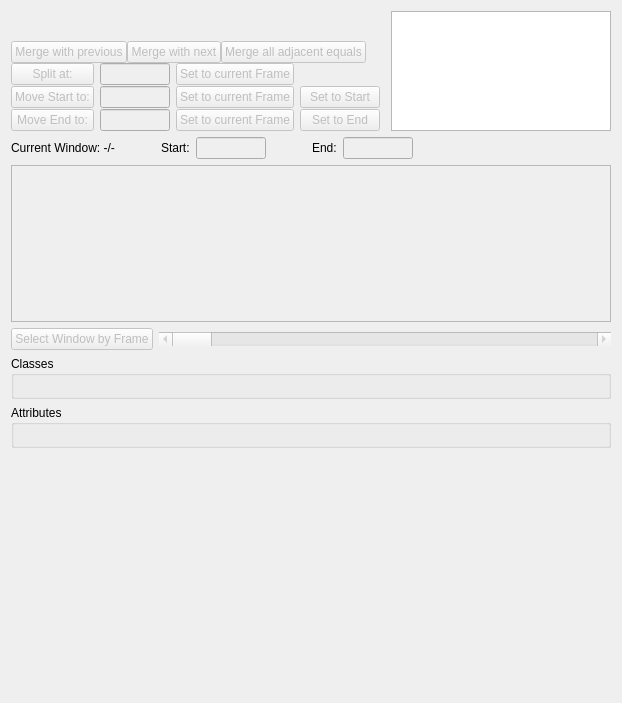
<?xml version="1.0" encoding="UTF-8"?>
<ui version="4.0">
 <class>LabelCorrectionMode</class>
 <widget class="QWidget" name="LabelCorrectionMode">
  <property name="geometry">
   <rect>
    <x>0</x>
    <y>0</y>
    <width>618</width>
    <height>703</height>
   </rect>
  </property>
  <property name="windowTitle">
   <string>Label Correction Mode</string>
  </property>
  <layout class="QVBoxLayout" name="verticalLayout">
   <item>
    <layout class="QGridLayout" name="gridLayout_5">
     <property name="verticalSpacing">
      <number>0</number>
     </property>
     <item row="2" column="0">
      <layout class="QHBoxLayout" name="horizontalLayout_12">
       <item>
        <widget class="QPushButton" name="lc_merge_previous_button">
         <property name="enabled">
          <bool>false</bool>
         </property>
         <property name="text">
          <string>Merge with previous</string>
         </property>
        </widget>
       </item>
       <item>
        <widget class="QPushButton" name="lc_merge_next_button">
         <property name="enabled">
          <bool>false</bool>
         </property>
         <property name="text">
          <string>Merge with next</string>
         </property>
        </widget>
       </item>
       <item>
        <widget class="QPushButton" name="lc_merge_all_button">
         <property name="enabled">
          <bool>false</bool>
         </property>
         <property name="text">
          <string>Merge all adjacent equals</string>
         </property>
        </widget>
       </item>
       <item>
        <spacer name="horizontalSpacer_9">
         <property name="orientation">
          <enum>Qt::Horizontal</enum>
         </property>
         <property name="sizeType">
          <enum>QSizePolicy::MinimumExpanding</enum>
         </property>
         <property name="sizeHint" stdset="0">
          <size>
           <width>5</width>
           <height>20</height>
          </size>
         </property>
        </spacer>
       </item>
      </layout>
     </item>
     <item row="3" column="0">
      <layout class="QGridLayout" name="gridLayout_6">
       <property name="topMargin">
        <number>0</number>
       </property>
       <property name="bottomMargin">
        <number>0</number>
       </property>
       <property name="horizontalSpacing">
        <number>6</number>
       </property>
       <property name="verticalSpacing">
        <number>1</number>
       </property>
       <item row="0" column="0">
        <widget class="QPushButton" name="lc_split_at_button">
         <property name="enabled">
          <bool>false</bool>
         </property>
         <property name="text">
          <string>Split at:</string>
         </property>
        </widget>
       </item>
       <item row="1" column="3">
        <widget class="QPushButton" name="lc_set_start_button">
         <property name="enabled">
          <bool>false</bool>
         </property>
         <property name="text">
          <string>Set to Start</string>
         </property>
        </widget>
       </item>
       <item row="1" column="1">
        <widget class="QLineEdit" name="lc_move_start_lineEdit">
         <property name="enabled">
          <bool>false</bool>
         </property>
         <property name="sizePolicy">
          <sizepolicy hsizetype="Minimum" vsizetype="Fixed">
           <horstretch>0</horstretch>
           <verstretch>0</verstretch>
          </sizepolicy>
         </property>
         <property name="minimumSize">
          <size>
           <width>70</width>
           <height>0</height>
          </size>
         </property>
         <property name="maximumSize">
          <size>
           <width>70</width>
           <height>16777215</height>
          </size>
         </property>
        </widget>
       </item>
       <item row="0" column="2">
        <widget class="QPushButton" name="lc_set_frame_split_button">
         <property name="enabled">
          <bool>false</bool>
         </property>
         <property name="text">
          <string>Set to current Frame</string>
         </property>
        </widget>
       </item>
       <item row="1" column="2">
        <widget class="QPushButton" name="lc_set_frame_start_button">
         <property name="enabled">
          <bool>false</bool>
         </property>
         <property name="text">
          <string>Set to current Frame</string>
         </property>
        </widget>
       </item>
       <item row="2" column="0">
        <widget class="QPushButton" name="lc_move_end_button">
         <property name="enabled">
          <bool>false</bool>
         </property>
         <property name="text">
          <string>Move End to:</string>
         </property>
        </widget>
       </item>
       <item row="1" column="0">
        <widget class="QPushButton" name="lc_move_start_button">
         <property name="enabled">
          <bool>false</bool>
         </property>
         <property name="text">
          <string>Move Start to:</string>
         </property>
        </widget>
       </item>
       <item row="2" column="1">
        <widget class="QLineEdit" name="lc_move_end_lineEdit">
         <property name="enabled">
          <bool>false</bool>
         </property>
         <property name="sizePolicy">
          <sizepolicy hsizetype="Minimum" vsizetype="Fixed">
           <horstretch>0</horstretch>
           <verstretch>0</verstretch>
          </sizepolicy>
         </property>
         <property name="minimumSize">
          <size>
           <width>70</width>
           <height>0</height>
          </size>
         </property>
         <property name="maximumSize">
          <size>
           <width>70</width>
           <height>16777215</height>
          </size>
         </property>
        </widget>
       </item>
       <item row="2" column="3">
        <widget class="QPushButton" name="lc_set_end_button">
         <property name="enabled">
          <bool>false</bool>
         </property>
         <property name="text">
          <string>Set to End</string>
         </property>
        </widget>
       </item>
       <item row="2" column="2">
        <widget class="QPushButton" name="lc_set_frame_end_button">
         <property name="enabled">
          <bool>false</bool>
         </property>
         <property name="text">
          <string>Set to current Frame</string>
         </property>
        </widget>
       </item>
       <item row="0" column="1">
        <widget class="QLineEdit" name="lc_split_at_lineEdit">
         <property name="enabled">
          <bool>false</bool>
         </property>
         <property name="sizePolicy">
          <sizepolicy hsizetype="Minimum" vsizetype="Fixed">
           <horstretch>0</horstretch>
           <verstretch>0</verstretch>
          </sizepolicy>
         </property>
         <property name="minimumSize">
          <size>
           <width>70</width>
           <height>0</height>
          </size>
         </property>
         <property name="maximumSize">
          <size>
           <width>70</width>
           <height>16777215</height>
          </size>
         </property>
        </widget>
       </item>
       <item row="1" column="4">
        <spacer name="horizontalSpacer_13">
         <property name="orientation">
          <enum>Qt::Horizontal</enum>
         </property>
         <property name="sizeType">
          <enum>QSizePolicy::MinimumExpanding</enum>
         </property>
         <property name="sizeHint" stdset="0">
          <size>
           <width>5</width>
           <height>20</height>
          </size>
         </property>
        </spacer>
       </item>
      </layout>
     </item>
     <item row="1" column="1" rowspan="3">
      <widget class="QTextEdit" name="lc_statusWindow">
       <property name="enabled">
        <bool>true</bool>
       </property>
       <property name="sizePolicy">
        <sizepolicy hsizetype="Expanding" vsizetype="MinimumExpanding">
         <horstretch>0</horstretch>
         <verstretch>0</verstretch>
        </sizepolicy>
       </property>
       <property name="maximumSize">
        <size>
         <width>16777215</width>
         <height>120</height>
        </size>
       </property>
       <property name="undoRedoEnabled">
        <bool>false</bool>
       </property>
       <property name="readOnly">
        <bool>true</bool>
       </property>
       <property name="acceptRichText">
        <bool>true</bool>
       </property>
       <property name="textInteractionFlags">
        <set>Qt::NoTextInteraction</set>
       </property>
      </widget>
     </item>
     <item row="1" column="0">
      <spacer name="verticalSpacer_4">
       <property name="orientation">
        <enum>Qt::Vertical</enum>
       </property>
       <property name="sizeType">
        <enum>QSizePolicy::Minimum</enum>
       </property>
       <property name="sizeHint" stdset="0">
        <size>
         <width>20</width>
         <height>10</height>
        </size>
       </property>
      </spacer>
     </item>
    </layout>
   </item>
   <item>
    <layout class="QHBoxLayout" name="horizontalLayout_16">
     <item>
      <widget class="QLabel" name="lc_current_window_label">
       <property name="sizePolicy">
        <sizepolicy hsizetype="Minimum" vsizetype="Fixed">
         <horstretch>0</horstretch>
         <verstretch>0</verstretch>
        </sizepolicy>
       </property>
       <property name="text">
        <string>Current Window: -/-</string>
       </property>
      </widget>
     </item>
     <item>
      <spacer name="horizontalSpacer_18">
       <property name="orientation">
        <enum>Qt::Horizontal</enum>
       </property>
       <property name="sizeType">
        <enum>QSizePolicy::Minimum</enum>
       </property>
       <property name="sizeHint" stdset="0">
        <size>
         <width>40</width>
         <height>20</height>
        </size>
       </property>
      </spacer>
     </item>
     <item>
      <widget class="QLabel" name="lc_start_label">
       <property name="sizePolicy">
        <sizepolicy hsizetype="Preferred" vsizetype="Fixed">
         <horstretch>0</horstretch>
         <verstretch>0</verstretch>
        </sizepolicy>
       </property>
       <property name="text">
        <string>Start:</string>
       </property>
      </widget>
     </item>
     <item>
      <widget class="QLineEdit" name="lc_start_lineEdit">
       <property name="enabled">
        <bool>false</bool>
       </property>
       <property name="maximumSize">
        <size>
         <width>70</width>
         <height>16777215</height>
        </size>
       </property>
      </widget>
     </item>
     <item>
      <spacer name="horizontalSpacer_19">
       <property name="orientation">
        <enum>Qt::Horizontal</enum>
       </property>
       <property name="sizeType">
        <enum>QSizePolicy::Minimum</enum>
       </property>
       <property name="sizeHint" stdset="0">
        <size>
         <width>40</width>
         <height>20</height>
        </size>
       </property>
      </spacer>
     </item>
     <item>
      <widget class="QLabel" name="lc_end_label">
       <property name="sizePolicy">
        <sizepolicy hsizetype="Preferred" vsizetype="Fixed">
         <horstretch>0</horstretch>
         <verstretch>0</verstretch>
        </sizepolicy>
       </property>
       <property name="text">
        <string>End:</string>
       </property>
      </widget>
     </item>
     <item>
      <widget class="QLineEdit" name="lc_end_lineEdit">
       <property name="enabled">
        <bool>false</bool>
       </property>
       <property name="maximumSize">
        <size>
         <width>70</width>
         <height>16777215</height>
        </size>
       </property>
      </widget>
     </item>
     <item>
      <spacer name="horizontalSpacer_11">
       <property name="orientation">
        <enum>Qt::Horizontal</enum>
       </property>
       <property name="sizeHint" stdset="0">
        <size>
         <width>40</width>
         <height>20</height>
        </size>
       </property>
      </spacer>
     </item>
    </layout>
   </item>
   <item>
    <widget class="PlotWidget" name="lc_classGraph">
     <property name="enabled">
      <bool>false</bool>
     </property>
     <property name="sizePolicy">
      <sizepolicy hsizetype="MinimumExpanding" vsizetype="Expanding">
       <horstretch>0</horstretch>
       <verstretch>0</verstretch>
      </sizepolicy>
     </property>
     <property name="minimumSize">
      <size>
       <width>600</width>
       <height>80</height>
      </size>
     </property>
     <property name="maximumSize">
      <size>
       <width>16777215</width>
       <height>160</height>
      </size>
     </property>
    </widget>
   </item>
   <item>
    <layout class="QHBoxLayout" name="horizontalLayout_13">
     <item>
      <widget class="QPushButton" name="lc_window__by_frame_button">
       <property name="enabled">
        <bool>false</bool>
       </property>
       <property name="text">
        <string>Select Window by Frame</string>
       </property>
      </widget>
     </item>
     <item>
      <widget class="QScrollBar" name="lc_scrollBar">
       <property name="enabled">
        <bool>false</bool>
       </property>
       <property name="sizePolicy">
        <sizepolicy hsizetype="Expanding" vsizetype="Fixed">
         <horstretch>0</horstretch>
         <verstretch>0</verstretch>
        </sizepolicy>
       </property>
       <property name="orientation">
        <enum>Qt::Horizontal</enum>
       </property>
      </widget>
     </item>
    </layout>
   </item>
   <item>
    <widget class="QGroupBox" name="classesGroupBox">
     <property name="sizePolicy">
      <sizepolicy hsizetype="Preferred" vsizetype="Preferred">
       <horstretch>0</horstretch>
       <verstretch>0</verstretch>
      </sizepolicy>
     </property>
     <property name="title">
      <string>Classes</string>
     </property>
     <layout class="QGridLayout" name="gridLayout_4">
      <property name="topMargin">
       <number>0</number>
      </property>
      <property name="bottomMargin">
       <number>0</number>
      </property>
      <property name="horizontalSpacing">
       <number>6</number>
      </property>
      <property name="verticalSpacing">
       <number>0</number>
      </property>
      <item row="2" column="1">
       <spacer name="horizontalSpacer_14">
        <property name="orientation">
         <enum>Qt::Horizontal</enum>
        </property>
        <property name="sizeHint" stdset="0">
         <size>
          <width>40</width>
          <height>20</height>
         </size>
        </property>
       </spacer>
      </item>
      <item row="2" column="2">
       <spacer name="horizontalSpacer_10">
        <property name="orientation">
         <enum>Qt::Horizontal</enum>
        </property>
        <property name="sizeHint" stdset="0">
         <size>
          <width>40</width>
          <height>20</height>
         </size>
        </property>
       </spacer>
      </item>
      <item row="2" column="0">
       <spacer name="horizontalSpacer_12">
        <property name="orientation">
         <enum>Qt::Horizontal</enum>
        </property>
        <property name="sizeHint" stdset="0">
         <size>
          <width>40</width>
          <height>20</height>
         </size>
        </property>
       </spacer>
      </item>
     </layout>
    </widget>
   </item>
   <item>
    <widget class="QGroupBox" name="attributesGroupBox">
     <property name="sizePolicy">
      <sizepolicy hsizetype="Preferred" vsizetype="Preferred">
       <horstretch>0</horstretch>
       <verstretch>0</verstretch>
      </sizepolicy>
     </property>
     <property name="title">
      <string>Attributes</string>
     </property>
     <layout class="QGridLayout" name="gridLayout_3">
      <property name="topMargin">
       <number>0</number>
      </property>
      <property name="bottomMargin">
       <number>0</number>
      </property>
      <property name="verticalSpacing">
       <number>0</number>
      </property>
      <item row="0" column="0">
       <spacer name="horizontalSpacer_17">
        <property name="orientation">
         <enum>Qt::Horizontal</enum>
        </property>
        <property name="sizeHint" stdset="0">
         <size>
          <width>40</width>
          <height>20</height>
         </size>
        </property>
       </spacer>
      </item>
      <item row="0" column="1">
       <spacer name="horizontalSpacer_16">
        <property name="orientation">
         <enum>Qt::Horizontal</enum>
        </property>
        <property name="sizeHint" stdset="0">
         <size>
          <width>40</width>
          <height>20</height>
         </size>
        </property>
       </spacer>
      </item>
      <item row="0" column="2">
       <spacer name="horizontalSpacer_15">
        <property name="orientation">
         <enum>Qt::Horizontal</enum>
        </property>
        <property name="sizeHint" stdset="0">
         <size>
          <width>40</width>
          <height>20</height>
         </size>
        </property>
       </spacer>
      </item>
     </layout>
    </widget>
   </item>
   <item>
    <spacer name="verticalSpacer_3">
     <property name="orientation">
      <enum>Qt::Vertical</enum>
     </property>
     <property name="sizeType">
      <enum>QSizePolicy::Expanding</enum>
     </property>
     <property name="sizeHint" stdset="0">
      <size>
       <width>20</width>
       <height>247</height>
      </size>
     </property>
    </spacer>
   </item>
  </layout>
 </widget>
 <customwidgets>
  <customwidget>
   <class>PlotWidget</class>
   <extends>QGraphicsView</extends>
   <header>pyqtgraph</header>
   <slots>
    <slot>changeGraph()</slot>
   </slots>
  </customwidget>
 </customwidgets>
 <resources/>
 <connections/>
</ui>
